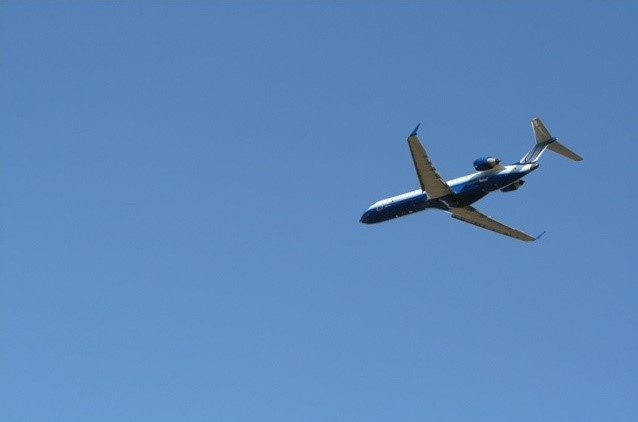
%> input picture E37/airplane.jpg, 638 x 422 px
$ octave E37.m   (GNU Octave 9; MATLAB toolbox functions it lacks are replaced by stand-ins)
%> lines starting %> are read from the running program, lines starting %| are printed output that depends on the picture; in (x1, y1, x2, y2) boxes, pixels count from 0 and x2, y2 are one past the last pixel; in counts of white or black regions, pixels touching at a corner belong together; the program's own positions count from 1
clc; clear; close all; warning off all;
Img = imread('airplane.jpg');
%> Img is the input picture: size 422x638x3 uint8; mean R, G, B 93.4, 136.7, 188.9
I = double(rgb2gray(Img));
d1x = [-1 0 1];
d1y = [-1;0;1];
Ix = conv2(I,d1x,'same');
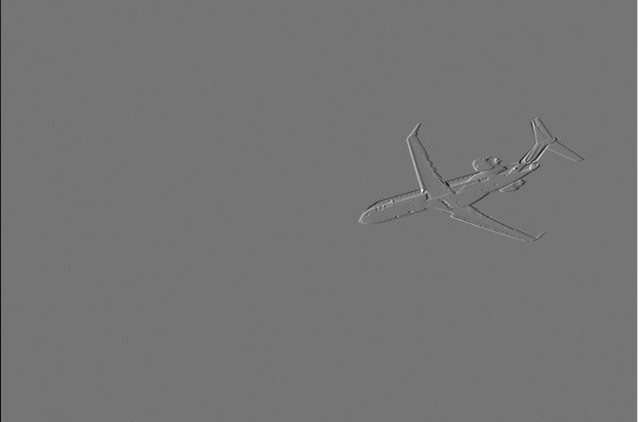
%> Ix: size 422x638 double; min -164, max 193, mean 0; drawn with min black and max white
Iy = conv2(I,d1y,'same');
J = sqrt((Ix.^2)+(Iy.^2));
K = J>10;
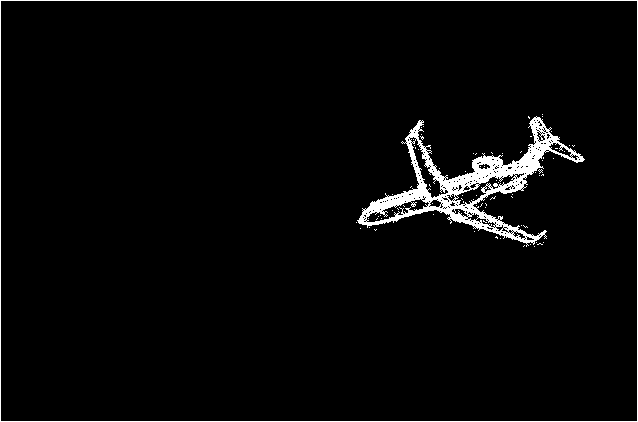
%> K: size 422x638 logical; 3.2% white; 78 white regions (76 under 20 px), largest, box (x1, y1, x2, y2) and area: (357, 116, 585, 247) 6277, (0, 0, 638, 422) 2116
L = imclearborder(K);
%> L: size 422x638 logical; 2.4% white; 77 white regions (76 under 20 px), largest, box (x1, y1, x2, y2) and area: (357, 116, 585, 247) 6277
M = imfill(L,'holes');
%> M: size 422x638 logical; 3.3% white; 51 white regions (50 under 20 px), largest, box (x1, y1, x2, y2) and area: (357, 116, 585, 247) 8752
N = bwareaopen(M,100);
%> N: size 422x638 logical; 3.3% white; 1 white region, box (x1, y1, x2, y2) and area: (357, 116, 585, 247) 8752
area = sum(sum(N));
%> area = 8752
O = bwmorph(N,'remove');
%> O: size 422x638 logical; 0.36% white in thin lines or dots, all inside (x1, y1, x2, y2) = (357, 116, 585, 247)
perimeter = sum(sum(O));
%> perimeter = 970
[B,L] = bwboundaries(N,'noholes');
%> B = 1 boundary; box (x1, y1, x2, y2) and points: (357, 116, 585, 247) 1030
figure,imshow(Img)
hold on
for k = 1:length(B)
boundary = B{k};
plot(boundary(:,2), boundary(:,1), 'y', 'LineWidth', 2)
end
%> this loop made 1 pass
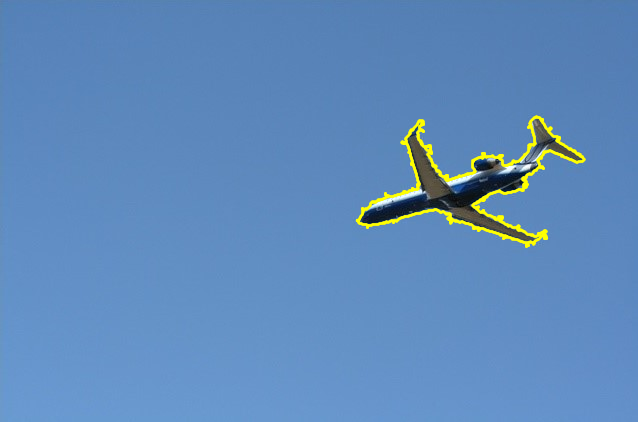
%> figure redrawn from the program's plot data
[row,col] = find(N==1);
%> row = 8752 values from 117 to 247; col = 8752 values from 358 to 585
[a,b] = size(N);
%> a = 422; b = 638
mask = false(a,b);
mask(min(row):max(row),min(col):max(col)) = 1;
%> mask: size 422x638 logical; 11.1% white; 1 white region, box (x1, y1, x2, y2) and area: (357, 116, 585, 247) 29868
mask =  bwperim(mask,8);
mask = imdilate(mask,strel('square',4));
%> mask: size 422x638 logical; 1.1% white; 1 white region, box (x1, y1, x2, y2) and area: (356, 115, 587, 249) 2856
R = Img(:,:,1);
G = Img(:,:,2);
B = Img(:,:,3);
R(mask) = 255;
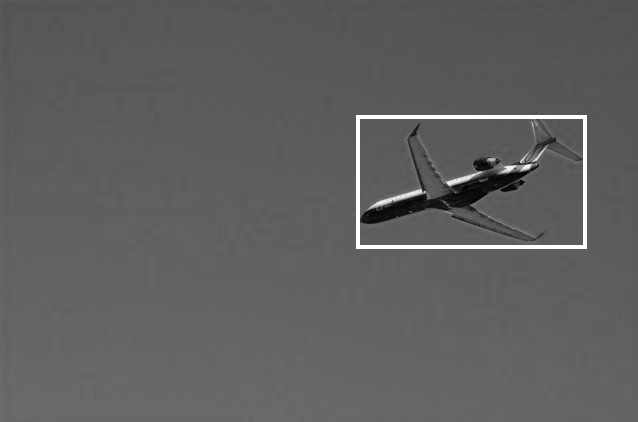
%> R: size 422x638 uint8; min 0, max 255, mean 95.2
G(mask) = 255;
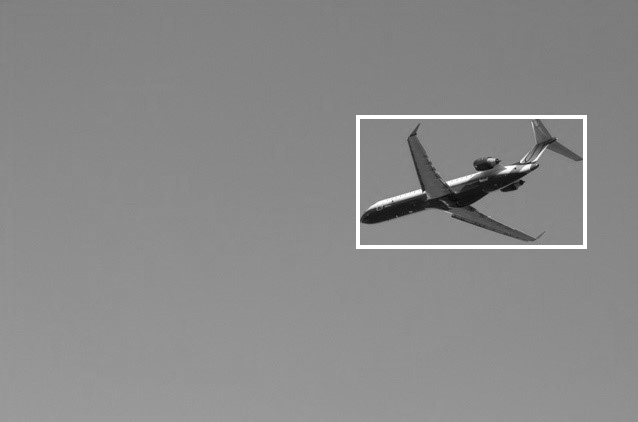
%> G: size 422x638 uint8; min 5, max 255, mean 137.9
B(mask) = 0;
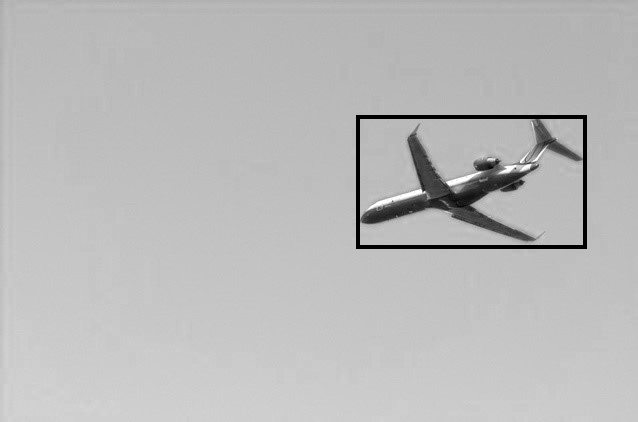
%> B: size 422x638 uint8; min 0, max 255, mean 186.9
RGB = cat(3,R,G,B);
figure, imshow(RGB);
crop = imcrop(Img,[min(col) min(row) max(col)-min(col) max(row)-min(row)]);
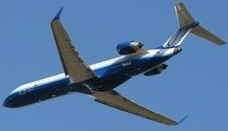
%> crop: size 131x228x3 uint8; mean R, G, B 86.1, 120.8, 162.1
figure, imshow(crop);
